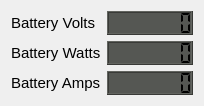
   <widget class="QWidget" name="layoutWidget">
    <property name="geometry">
     <rect>
      <x>358</x>
      <y>676</y>
      <width>190</width>
      <height>91</height>
     </rect>
    </property>
    <layout class="QGridLayout" name="gridLayout_2">
     <item row="0" column="0">
      <widget class="QLabel" name="Battery_Volts_label">
       <property name="font">
        <font>
         <pointsize>11</pointsize>
        </font>
       </property>
       <property name="styleSheet">
        <string notr="true">color: rgb(0, 0, 0);</string>
       </property>
       <property name="text">
        <string>Battery Volts</string>
       </property>
      </widget>
     </item>
     <item row="0" column="1">
      <widget class="QLCDNumber" name="Battery_Volts_LCD">
       <property name="minimumSize">
        <size>
         <width>86</width>
         <height>24</height>
        </size>
       </property>
       <property name="font">
        <font>
         <pointsize>11</pointsize>
         <weight>50</weight>
         <bold>false</bold>
         <kerning>true</kerning>
        </font>
       </property>
       <property name="styleSheet">
        <string notr="true">background-color: rgb(85, 87, 83);</string>
       </property>
       <property name="lineWidth">
        <number>1</number>
       </property>
       <property name="smallDecimalPoint">
        <bool>false</bool>
       </property>
       <property name="digitCount">
        <number>7</number>
       </property>
       <property name="segmentStyle">
        <enum>QLCDNumber::Flat</enum>
       </property>
       <property name="value" stdset="0">
        <double>0.000000000000000</double>
       </property>
      </widget>
     </item>
     <item row="1" column="0">
      <widget class="QLabel" name="Battery_Watts_label">
       <property name="font">
        <font>
         <pointsize>11</pointsize>
        </font>
       </property>
       <property name="toolTip">
        <string>This will be a positive number only unless you have a Victron Shunt or BMV</string>
       </property>
       <property name="styleSheet">
        <string notr="true">color: rgb(0, 0, 0);</string>
       </property>
       <property name="text">
        <string>Battery Watts</string>
       </property>
      </widget>
     </item>
     <item row="1" column="1">
      <widget class="QLCDNumber" name="Battery_Watts_LCD">
       <property name="minimumSize">
        <size>
         <width>86</width>
         <height>24</height>
        </size>
       </property>
       <property name="font">
        <font>
         <pointsize>11</pointsize>
         <weight>50</weight>
         <bold>false</bold>
        </font>
       </property>
       <property name="toolTip">
        <string>This will be a positive number only unless you have a Victron Shunt or BMV</string>
       </property>
       <property name="styleSheet">
        <string notr="true">background-color: rgb(85, 87, 83);</string>
       </property>
       <property name="digitCount">
        <number>7</number>
       </property>
       <property name="segmentStyle">
        <enum>QLCDNumber::Flat</enum>
       </property>
       <property name="value" stdset="0">
        <double>0.000000000000000</double>
       </property>
      </widget>
     </item>
     <item row="2" column="0">
      <widget class="QLabel" name="Battery_Amps_label">
       <property name="minimumSize">
        <size>
         <width>86</width>
         <height>24</height>
        </size>
       </property>
       <property name="font">
        <font>
         <pointsize>11</pointsize>
        </font>
       </property>
       <property name="toolTip">
        <string>This will be a positive number only unless you have a Victron Shunt or BMV</string>
       </property>
       <property name="styleSheet">
        <string notr="true">color: rgb(0, 0, 0);</string>
       </property>
       <property name="text">
        <string>Battery Amps</string>
       </property>
      </widget>
     </item>
     <item row="2" column="1">
      <widget class="QLCDNumber" name="Battery_Amps_LCD">
       <property name="minimumSize">
        <size>
         <width>86</width>
         <height>24</height>
        </size>
       </property>
       <property name="font">
        <font>
         <pointsize>11</pointsize>
         <weight>50</weight>
         <bold>false</bold>
        </font>
       </property>
       <property name="toolTip">
        <string>This will be a positive number only unless you have a Victron Shunt or BMV</string>
       </property>
       <property name="styleSheet">
        <string notr="true">background-color: rgb(85, 87, 83);</string>
       </property>
       <property name="digitCount">
        <number>7</number>
       </property>
       <property name="segmentStyle">
        <enum>QLCDNumber::Flat</enum>
       </property>
       <property name="value" stdset="0">
        <double>0.000000000000000</double>
       </property>
      </widget>
     </item>
    </layout>
    <zorder>Battery_Volts_label</zorder>
    <zorder>Battery_Volts_LCD</zorder>
    <zorder>Battery_Watts_label</zorder>
    <zorder>Battery_Watts_LCD</zorder>
    <zorder>Battery_Amps_LCD</zorder>
    <zorder>Battery_Amps_label</zorder>
   </widget>
